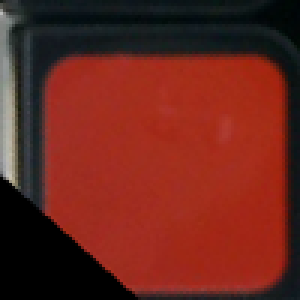
#> input picture R/R_108_M.png, 100 x 100 px (shown 3 times larger); its folder holds only this picture in this run
$ python TrainSVMClassify.py
#> lines starting #> are read from the running program, lines starting #| are printed output that depends on the picture
import os
import cv2
import numpy as np
from sklearn.model_selection import train_test_split
from sklearn.svm import SVC
from sklearn.metrics import accuracy_score

# Define the input folders and corresponding labels
input_folders = {
    'R': './R',
    'G': './G',
    'B': './B',
    'O': './O',
    'Y': './Y',
    'W': './W'
}


# Define a function to extract the center 20x20 average color
def extract_center_color(image):
    center_region = image[40:60, 40:60]
    avg_color = np.mean(center_region, axis=(0, 1))
    return avg_color


# Prepare the data
data = []
labels = []
for color, folder in input_folders.items():
    for filename in os.listdir(folder):
        if filename.endswith(('.png', '.jpg', '.jpeg')):
            image_path = os.path.join(folder, filename)
            image = cv2.imread(image_path)
#> image is the input picture: shape (100, 100, 3); mean B, G, R 29.1, 38, 106.2
            if image is not None:
                avg_color = extract_center_color(image)
#> in extract_center_color, `center_region = image[40:60, 40:60]`:
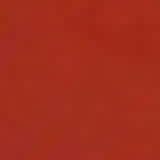
#> center_region: shape (20, 20, 3) (shown 8 times larger); mean B, G, R 29, 45.3, 163.4
#> in extract_center_color, `avg_color = np.mean(center_region, axis=(0, 1))`: avg_color = [29, 45.3, 163.4]
#> avg_color = [29, 45.3, 163.4]
#> (the run stopped early here; a loop or call above may not have finished)
